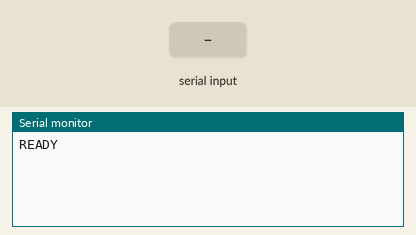
Recording of a sketch running on a simulated Arduino Uno, built with avr-gcc and run on an emulated ATmega328P. Shown: the last lines printed to the serial monitor. Inputs (shaded band) come from the test bench.

Above: at 1.2 s.
1.3 s: "PING\n" received over Serial
At 1.9 s:
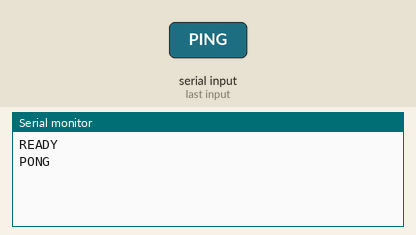
2.8 s: "1\n" received over Serial
At 4.2 s:
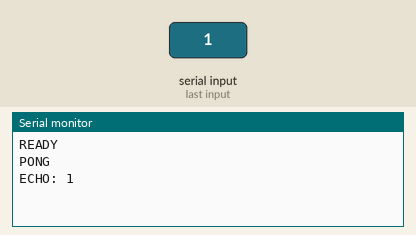

Measured:
- after the input at 1.3 s, the serial monitor: prints a new line at once (image 1)
- after the input at 2.8 s, the serial monitor: prints a new line at once (image 2)

The sketch:

echo_test.ino
```cpp
/*
 * Echo test sketch - use this to verify Python ↔ Arduino serial communication.
 *
 * Upload this to your Arduino, close the Serial Monitor, then run:
 *   python test_arduino_connection.py
 *
 * You should see "PONG" when you send "PING" from a terminal, or use the
 * Python test script which just reads - this sketch will print "READY" on boot
 * and echo back any line you send (prefixed with "ECHO:").
 */

void setup() {
  Serial.begin(115200);
  Serial.println("READY");
}

void loop() {
  if (Serial.available()) {
    String line = Serial.readStringUntil('\n');
    line.trim();
    if (line.length() > 0) {
      if (line == "PING") {
        Serial.println("PONG");
      } else {
        Serial.print("ECHO: ");
        Serial.println(line);
      }
    }
  }
}
```
